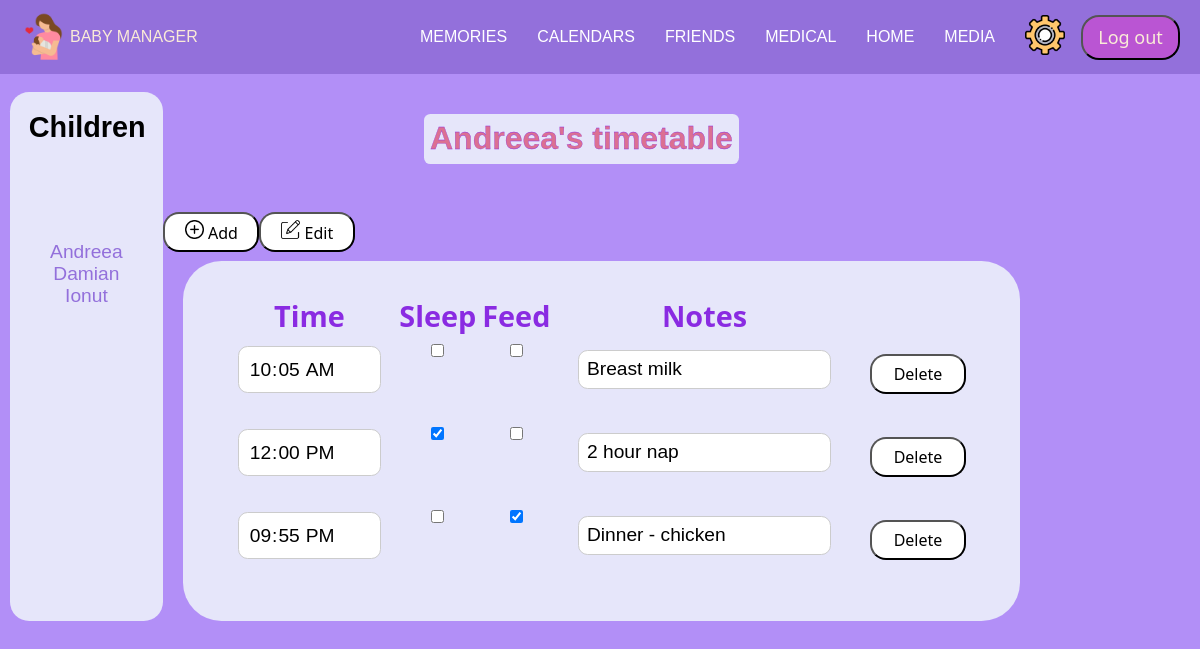
/Calendars/Calendars-child.php?id=1 (signed in), run on an earlier commit of the app's database.
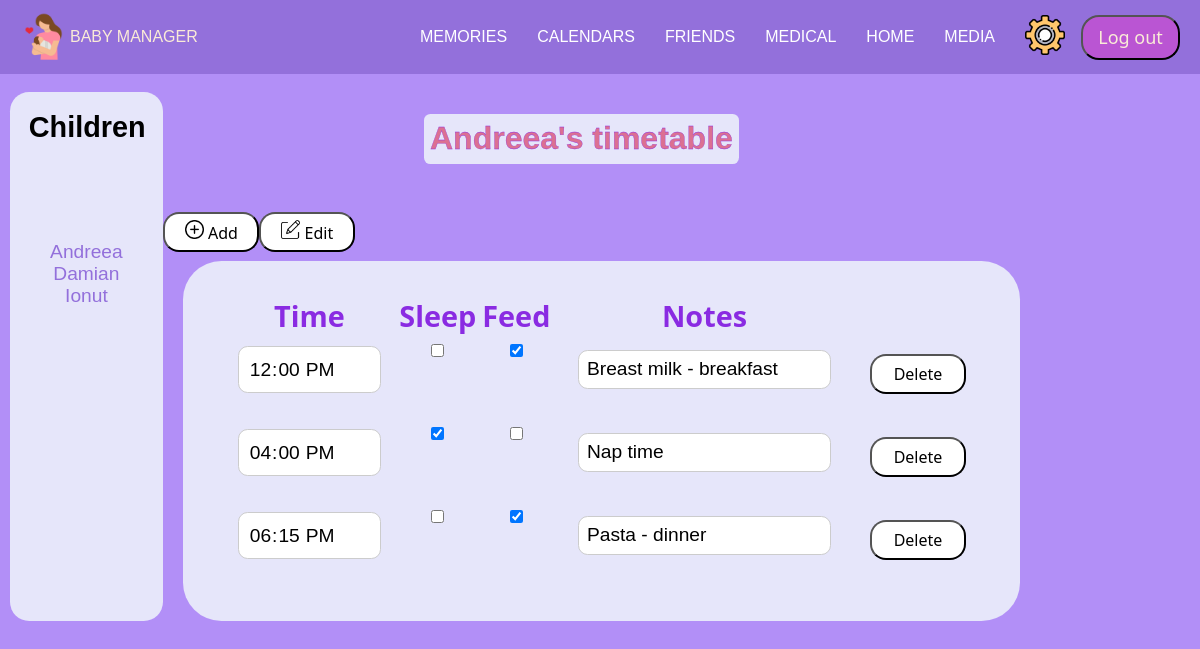
And on a later commit of the database.
### tables this page shows
CREATE TABLE `child` (
  `id` int(11) NOT NULL,
  `id_parent` int(11) NOT NULL,
  `firstname` varchar(200) NOT NULL,
  `lastname` varchar(200) NOT NULL,
  `birthday` date NOT NULL,
  `gender` varchar(50) NOT NULL
);

CREATE TABLE `calendar` (
  `id` int(11) NOT NULL,
  `id_user` int(11) NOT NULL,
  `id_child` int(11) NOT NULL,
  `time` time NOT NULL,
  `sleep` tinyint(1) DEFAULT NULL,
  `feed` tinyint(1) DEFAULT NULL,
  `notes` varchar(100) NOT NULL
);

### Calendars/calendars-service.php (called while the page is built, shortened)
<?php
require '../config.php';
function getCalendar($user_id, $id_child) {
    global $mysql;
    $sql= "SELECT * FROM calendar where id_user=? and id_child=? order by time asc";
    $stmt = $mysql->prepare($sql);
    $stmt->bind_param('ii', $user_id, $id_child);
    $stmt->execute();
    $result = $stmt->get_result();
    $calendar = array();
    while($row = $result->fetch_assoc()) {
        $calendar[] = $row;
    }
    return $calendar;
}
function getNameChild($id_child) {
    global $mysql;
    $sql = "SELECT firstname FROM child where id=?";
    $stmt = $mysql->prepare($sql);
    $stmt->bind_param('i', $id_child);
    $stmt->execute();
    $name= $stmt->get_result();
    $res=$name->fetch_assoc();
    return $res['firstname'];
}
?>

### Calendars/Calendars-child.php (the view, shortened to what the changed rows need)
<?php
    require "../config.php";
    require "calendars-service.php";
    $user_id = $_SESSION["id"];
    $id_child = $_GET['id'];
    $calendar = getCalendar($user_id, $id_child);
?>
<!DOCTYPE html>
<html lang="en-US">
<head>
    <link href="../admin-topbar.css" rel="stylesheet" />
    <link href="Style-calendars-child3.css" rel="stylesheet" />
    <link rel="stylesheet" href="https://cdnjs.cloudflare.com/ajax/libs/font-awesome/6.0.0-beta2/css/all.min.css" />
</head>
<body>
    <?php require "../login-topbar.php"; ?>
        <div class="page">
            <?php require "leftbar-calendars.php"; ?>
            <div class="container">
                <h1> <?php echo getNameChild($id_child); ?>'s timetable</h1>
                <div class="buttons">
                        <a href="Add-calendars.php?id=<?php echo $id_child; ?>">
                        </a>
                        <a href="Edit-calendars.php?id=<?php echo $id_child; ?>">
                        </a>
                </div>
                <form id="table-calender" name="calendar" method="post"  action="">
                    <table>
                        <div class="labels">
                            <tr>
                                <th><label for="time">Time</label></th>
                                <th><label for="Sleep">Sleep</label></th>
                                <th><label for="Feed">Feed</label></th>
                                <th><label for="notes">Notes</label></th>
                            </tr>
                        </div>
                        <?php
                           foreach($calendar as $row) {
                        ?>
                        <tr>
                            <div class="valori">
                                <div class="time-inp">
                                    <td><input type="time" value="<?php echo $row['time']; ?>" id="time" name="time" readonly></td>
                                </div>
                                <div class="sleep-chk">
                                    <?php
                                        if($row['sleep'] == 1)
                                        {
                                    ?>
                                        <td><input type="checkbox" id="sleep" name="sleep" onclick="return false;"  checked></td>
                                    <?php
                                        } else {
                                    ?>
                                        <td><input type="checkbox" id="sleep" name="sleep" onclick="return false;" ></td>
                                    <?php
                                        }
                                    ?>
                                </div>
                                <div class="feed-chk">
                                    <?php
                                        if($row['feed'] == 1)
                                        {
                                    ?>
                                        <td><input type="checkbox" id="feed" name="feed" onclick="return false;" checked></td>
                                    <?php
                                        } else {
                                    ?>
                                        <td><input type="checkbox" id="feed" name="feed" onclick="return false;"></td>
                                    <?php
                                        }
                                    ?>
                                </div>
                                <div class="note-in">
                                    <td><input type="text" id="note" name="note" value="<?php echo $row['notes']; ?>" readonly></td>
                                </div>
                                <td>
                                    <form method="post">
                                        <input type="submit" name="delete" value="Delete">
                                    </form>
                                </td>
                            </div>
                        </tr>
                        <?php
                            }
                        ?>
                    </table>
                </form>
            </div>
        </div>
</body>
</html>

### Calendars/leftbar-calendars.php
<?php
    $user_id = $_SESSION["id"];
    $sql2= mysqli_query($mysql, "SELECT * FROM child where id_parent='$user_id'");
?>
<div class="leftbar">
    <h2>Children</h2>
    <ul class="choose-child">
        <?php
            while ($row = mysqli_fetch_assoc($sql2)) {
                $child_name = $row['firstname'];
                $child_id = $row['id'];
        ?>
            <li> <a href="Calendars-child.php?id=<?php echo $child_id; ?>" class="child"> <?php echo $child_name; ?> </a> </li>
        <?php
            }
        ?>
    </ul>
 </div>

What changed in the data, as far as the page shows it:
changed calendar: time "21:55:00" → "12:00:00"; note "Dinner - chicken" → "Breast milk - breakfast"; moves up the list
changed calendar: time "10:05:00" → "16:00:00"; note "Breast milk" → "Nap time"; sleep "☐" → "☑"
changed calendar: time "12:00:00" → "18:15:00"; note "2 hour nap" → "Pasta - dinner"; sleep "☑" → "☐"; feed "☐" → "☑"
